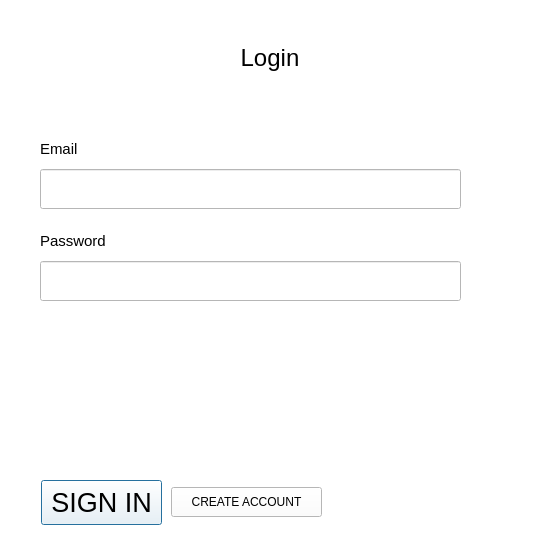
<?xml version="1.0" encoding="UTF-8"?>
<ui version="4.0">
 <class>RegistrDialog</class>
 <widget class="QDialog" name="RegistrDialog">
  <property name="geometry">
   <rect>
    <x>0</x>
    <y>0</y>
    <width>540</width>
    <height>560</height>
   </rect>
  </property>
  <property name="font">
   <font>
    <pointsize>20</pointsize>
   </font>
  </property>
  <property name="windowTitle">
   <string>Dialog</string>
  </property>
  <property name="styleSheet">
   <string notr="true">background-color: rgb(255, 255, 255);</string>
  </property>
  <layout class="QVBoxLayout" name="verticalLayout" stretch="11,2">
   <property name="topMargin">
    <number>0</number>
   </property>
   <item>
    <widget class="QWidget" name="Upper_widget" native="true">
     <property name="sizePolicy">
      <sizepolicy hsizetype="Preferred" vsizetype="Preferred">
       <horstretch>0</horstretch>
       <verstretch>0</verstretch>
      </sizepolicy>
     </property>
     <layout class="QVBoxLayout" name="verticalLayout_3" stretch="1,4,10">
      <property name="topMargin">
       <number>0</number>
      </property>
      <property name="bottomMargin">
       <number>0</number>
      </property>
      <item>
       <spacer name="verticalSpacer_1">
        <property name="orientation">
         <enum>Qt::Orientation::Vertical</enum>
        </property>
        <property name="sizeHint" stdset="0">
         <size>
          <width>20</width>
          <height>40</height>
         </size>
        </property>
       </spacer>
      </item>
      <item>
       <widget class="QLabel" name="titleLabel">
        <property name="maximumSize">
         <size>
          <width>16777215</width>
          <height>40</height>
         </size>
        </property>
        <property name="font">
         <font>
          <pointsize>18</pointsize>
         </font>
        </property>
        <property name="toolTip">
         <string>&lt;html&gt;&lt;head/&gt;&lt;body&gt;&lt;p&gt;&lt;span style=&quot; color:#aa0000;&quot;&gt;fwfew fwfwe fwfw&lt;/span&gt;&lt;/p&gt;&lt;/body&gt;&lt;/html&gt;</string>
        </property>
        <property name="styleSheet">
         <string notr="true">QLabel::toolTip {
	background-color: blue;	
	color: green;
}</string>
        </property>
        <property name="text">
         <string>Login</string>
        </property>
        <property name="alignment">
         <set>Qt::AlignmentFlag::AlignCenter</set>
        </property>
       </widget>
      </item>
      <item>
       <widget class="QStackedWidget" name="stackedWidget">
        <property name="font">
         <font>
          <pointsize>11</pointsize>
         </font>
        </property>
        <property name="currentIndex">
         <number>0</number>
        </property>
        <widget class="QWidget" name="login_page">
         <widget class="QWidget" name="layoutWidget">
          <property name="geometry">
           <rect>
            <x>20</x>
            <y>40</y>
            <width>421</width>
            <height>181</height>
           </rect>
          </property>
          <layout class="QVBoxLayout" name="verticalLayout_2" stretch="3,2,3,2">
           <property name="spacing">
            <number>7</number>
           </property>
           <property name="topMargin">
            <number>0</number>
           </property>
           <item>
            <widget class="QLabel" name="labelEmail_1">
             <property name="minimumSize">
              <size>
               <width>0</width>
               <height>0</height>
              </size>
             </property>
             <property name="maximumSize">
              <size>
               <width>16777215</width>
               <height>30</height>
              </size>
             </property>
             <property name="font">
              <font>
               <pointsize>11</pointsize>
              </font>
             </property>
             <property name="text">
              <string>Email</string>
             </property>
             <property name="alignment">
              <set>Qt::AlignmentFlag::AlignBottom|Qt::AlignmentFlag::AlignLeading|Qt::AlignmentFlag::AlignLeft</set>
             </property>
            </widget>
           </item>
           <item>
            <widget class="QLineEdit" name="lineEditEmail_1">
             <property name="sizePolicy">
              <sizepolicy hsizetype="Preferred" vsizetype="Preferred">
               <horstretch>0</horstretch>
               <verstretch>0</verstretch>
              </sizepolicy>
             </property>
             <property name="minimumSize">
              <size>
               <width>0</width>
               <height>40</height>
              </size>
             </property>
             <property name="maximumSize">
              <size>
               <width>16777215</width>
               <height>40</height>
              </size>
             </property>
             <property name="cursor">
              <cursorShape>IBeamCursor</cursorShape>
             </property>
             <property name="styleSheet">
              <string notr="true"/>
             </property>
             <property name="maxLength">
              <number>30</number>
             </property>
            </widget>
           </item>
           <item>
            <widget class="QLabel" name="labelPassword_1">
             <property name="minimumSize">
              <size>
               <width>0</width>
               <height>0</height>
              </size>
             </property>
             <property name="maximumSize">
              <size>
               <width>16777215</width>
               <height>30</height>
              </size>
             </property>
             <property name="font">
              <font>
               <pointsize>11</pointsize>
              </font>
             </property>
             <property name="text">
              <string>Password</string>
             </property>
             <property name="alignment">
              <set>Qt::AlignmentFlag::AlignBottom|Qt::AlignmentFlag::AlignLeading|Qt::AlignmentFlag::AlignLeft</set>
             </property>
            </widget>
           </item>
           <item>
            <widget class="QLineEdit" name="lineEditPassword_1">
             <property name="sizePolicy">
              <sizepolicy hsizetype="Preferred" vsizetype="Preferred">
               <horstretch>0</horstretch>
               <verstretch>0</verstretch>
              </sizepolicy>
             </property>
             <property name="minimumSize">
              <size>
               <width>0</width>
               <height>40</height>
              </size>
             </property>
             <property name="maximumSize">
              <size>
               <width>16777215</width>
               <height>40</height>
              </size>
             </property>
             <property name="styleSheet">
              <string notr="true"/>
             </property>
             <property name="maxLength">
              <number>30</number>
             </property>
            </widget>
           </item>
          </layout>
         </widget>
         <widget class="QLabel" name="incorrectData">
          <property name="geometry">
           <rect>
            <x>240</x>
            <y>226</y>
            <width>201</width>
            <height>21</height>
           </rect>
          </property>
          <property name="font">
           <font>
            <pointsize>11</pointsize>
           </font>
          </property>
          <property name="text">
           <string/>
          </property>
          <property name="alignment">
           <set>Qt::AlignmentFlag::AlignRight|Qt::AlignmentFlag::AlignTrailing|Qt::AlignmentFlag::AlignVCenter</set>
          </property>
         </widget>
         <zorder>incorrectData</zorder>
         <zorder>layoutWidget</zorder>
        </widget>
        <widget class="QWidget" name="create_page">
         <property name="styleSheet">
          <string notr="true"/>
         </property>
         <widget class="QWidget" name="layoutWidget">
          <property name="geometry">
           <rect>
            <x>10</x>
            <y>0</y>
            <width>441</width>
            <height>291</height>
           </rect>
          </property>
          <layout class="QGridLayout" name="gridLayout" columnstretch="1,2,1,2">
           <property name="horizontalSpacing">
            <number>15</number>
           </property>
           <property name="verticalSpacing">
            <number>7</number>
           </property>
           <item row="1" column="0" colspan="2">
            <widget class="QLineEdit" name="lineEditName">
             <property name="minimumSize">
              <size>
               <width>0</width>
               <height>32</height>
              </size>
             </property>
             <property name="maximumSize">
              <size>
               <width>16777215</width>
               <height>16777215</height>
              </size>
             </property>
             <property name="inputMethodHints">
              <set>Qt::InputMethodHint::ImhNone</set>
             </property>
             <property name="inputMask">
              <string/>
             </property>
             <property name="maxLength">
              <number>20</number>
             </property>
             <property name="placeholderText">
              <string/>
             </property>
            </widget>
           </item>
           <item row="1" column="2" colspan="2">
            <widget class="QLineEdit" name="lineEditSurname">
             <property name="minimumSize">
              <size>
               <width>200</width>
               <height>32</height>
              </size>
             </property>
             <property name="maximumSize">
              <size>
               <width>11111111</width>
               <height>16777215</height>
              </size>
             </property>
             <property name="maxLength">
              <number>20</number>
             </property>
            </widget>
           </item>
           <item row="3" column="0" colspan="4">
            <widget class="QLineEdit" name="lineEditEmail_2">
             <property name="minimumSize">
              <size>
               <width>0</width>
               <height>32</height>
              </size>
             </property>
             <property name="maximumSize">
              <size>
               <width>500</width>
               <height>16777215</height>
              </size>
             </property>
             <property name="maxLength">
              <number>40</number>
             </property>
            </widget>
           </item>
           <item row="7" column="0" colspan="4">
            <widget class="QLineEdit" name="lineEditPassword_2">
             <property name="minimumSize">
              <size>
               <width>0</width>
               <height>32</height>
              </size>
             </property>
             <property name="maximumSize">
              <size>
               <width>500</width>
               <height>16777215</height>
              </size>
             </property>
             <property name="maxLength">
              <number>30</number>
             </property>
            </widget>
           </item>
           <item row="5" column="0" colspan="4">
            <widget class="QLineEdit" name="lineEditNumber">
             <property name="minimumSize">
              <size>
               <width>0</width>
               <height>32</height>
              </size>
             </property>
             <property name="maximumSize">
              <size>
               <width>500</width>
               <height>16777215</height>
              </size>
             </property>
             <property name="maxLength">
              <number>20</number>
             </property>
             <property name="placeholderText">
              <string/>
             </property>
            </widget>
           </item>
           <item row="0" column="0" colspan="2">
            <widget class="QLabel" name="labelName">
             <property name="minimumSize">
              <size>
               <width>0</width>
               <height>28</height>
              </size>
             </property>
             <property name="font">
              <font>
               <pointsize>11</pointsize>
              </font>
             </property>
             <property name="text">
              <string>Name</string>
             </property>
             <property name="alignment">
              <set>Qt::AlignmentFlag::AlignBottom|Qt::AlignmentFlag::AlignLeading|Qt::AlignmentFlag::AlignLeft</set>
             </property>
            </widget>
           </item>
           <item row="0" column="2" colspan="2">
            <widget class="QLabel" name="labelSurname">
             <property name="minimumSize">
              <size>
               <width>0</width>
               <height>28</height>
              </size>
             </property>
             <property name="font">
              <font>
               <pointsize>11</pointsize>
              </font>
             </property>
             <property name="text">
              <string>Surname</string>
             </property>
             <property name="alignment">
              <set>Qt::AlignmentFlag::AlignBottom|Qt::AlignmentFlag::AlignLeading|Qt::AlignmentFlag::AlignLeft</set>
             </property>
            </widget>
           </item>
           <item row="4" column="0" colspan="4">
            <widget class="QLabel" name="labelPhone">
             <property name="minimumSize">
              <size>
               <width>0</width>
               <height>28</height>
              </size>
             </property>
             <property name="font">
              <font>
               <pointsize>11</pointsize>
              </font>
             </property>
             <property name="text">
              <string>Phone number</string>
             </property>
             <property name="alignment">
              <set>Qt::AlignmentFlag::AlignBottom|Qt::AlignmentFlag::AlignLeading|Qt::AlignmentFlag::AlignLeft</set>
             </property>
            </widget>
           </item>
           <item row="6" column="3">
            <widget class="QLabel" name="incorrectPassword">
             <property name="font">
              <font>
               <pointsize>11</pointsize>
              </font>
             </property>
             <property name="text">
              <string/>
             </property>
             <property name="alignment">
              <set>Qt::AlignmentFlag::AlignBottom|Qt::AlignmentFlag::AlignRight|Qt::AlignmentFlag::AlignTrailing</set>
             </property>
            </widget>
           </item>
           <item row="6" column="0" colspan="3">
            <widget class="QLabel" name="labelPassword_2">
             <property name="minimumSize">
              <size>
               <width>100</width>
               <height>28</height>
              </size>
             </property>
             <property name="font">
              <font>
               <pointsize>11</pointsize>
              </font>
             </property>
             <property name="text">
              <string>Password</string>
             </property>
             <property name="alignment">
              <set>Qt::AlignmentFlag::AlignBottom|Qt::AlignmentFlag::AlignLeading|Qt::AlignmentFlag::AlignLeft</set>
             </property>
            </widget>
           </item>
           <item row="2" column="0" colspan="3">
            <widget class="QLabel" name="labelEmail_2">
             <property name="minimumSize">
              <size>
               <width>0</width>
               <height>28</height>
              </size>
             </property>
             <property name="font">
              <font>
               <pointsize>11</pointsize>
              </font>
             </property>
             <property name="text">
              <string>Email</string>
             </property>
             <property name="alignment">
              <set>Qt::AlignmentFlag::AlignBottom|Qt::AlignmentFlag::AlignLeading|Qt::AlignmentFlag::AlignLeft</set>
             </property>
            </widget>
           </item>
           <item row="2" column="3">
            <widget class="QLabel" name="incorrectEmail">
             <property name="font">
              <font>
               <pointsize>11</pointsize>
              </font>
             </property>
             <property name="text">
              <string/>
             </property>
             <property name="alignment">
              <set>Qt::AlignmentFlag::AlignBottom|Qt::AlignmentFlag::AlignLeading|Qt::AlignmentFlag::AlignLeft</set>
             </property>
            </widget>
           </item>
          </layout>
         </widget>
         <widget class="QLabel" name="exclamationMark">
          <property name="geometry">
           <rect>
            <x>425</x>
            <y>294</y>
            <width>28</width>
            <height>28</height>
           </rect>
          </property>
          <property name="toolTip">
           <string>&lt;html&gt;&lt;head/&gt;&lt;body&gt;&lt;p&gt;&lt;span style=&quot; font-size:10pt;&quot;&gt;Password must contest:&lt;/span&gt;&lt;/p&gt;&lt;p&gt;&lt;span style=&quot; font-size:10pt;&quot;&gt;Not less than 8 characters;&lt;/span&gt;&lt;/p&gt;&lt;p&gt;&lt;span style=&quot; font-size:10pt;&quot;&gt;A lowercase and uppercase letter;&lt;/span&gt;&lt;/p&gt;&lt;p&gt;&lt;span style=&quot; font-size:10pt;&quot;&gt;At least one digit;&lt;/span&gt;&lt;/p&gt;&lt;p&gt;&lt;span style=&quot; font-size:10pt;&quot;&gt;Spesial symbol (!, @, #, $ ,%, ^, &amp;amp;, *, -, _,);&lt;/span&gt;&lt;/p&gt;&lt;p&gt;&lt;span style=&quot; font-size:10pt;&quot;&gt;Not more than 30 characters;&lt;/span&gt;&lt;/p&gt;&lt;/body&gt;&lt;/html&gt;</string>
          </property>
          <property name="styleSheet">
           <string notr="true">QToolTip {
    background-color:  #212121;
    color: #D3D3D3;
    border: 1px solid#212121;
}</string>
          </property>
          <property name="text">
           <string/>
          </property>
          <property name="pixmap">
           <pixmap>../../../Downloads/exclamationmark_white.png</pixmap>
          </property>
          <property name="scaledContents">
           <bool>true</bool>
          </property>
         </widget>
        </widget>
       </widget>
      </item>
     </layout>
    </widget>
   </item>
   <item>
    <widget class="QWidget" name="lower_widget" native="true">
     <property name="sizePolicy">
      <sizepolicy hsizetype="Preferred" vsizetype="Preferred">
       <horstretch>0</horstretch>
       <verstretch>0</verstretch>
      </sizepolicy>
     </property>
     <widget class="QPushButton" name="acceptButton">
      <property name="geometry">
       <rect>
        <x>30</x>
        <y>15</y>
        <width>121</width>
        <height>45</height>
       </rect>
      </property>
      <property name="styleSheet">
       <string notr="true"/>
      </property>
      <property name="text">
       <string>SIGN IN</string>
      </property>
     </widget>
     <widget class="QPushButton" name="changeButton">
      <property name="geometry">
       <rect>
        <x>160</x>
        <y>22</y>
        <width>151</width>
        <height>30</height>
       </rect>
      </property>
      <property name="font">
       <font>
        <pointsize>9</pointsize>
       </font>
      </property>
      <property name="styleSheet">
       <string notr="true"/>
      </property>
      <property name="text">
       <string>CREATE ACCOUNT</string>
      </property>
     </widget>
    </widget>
   </item>
  </layout>
 </widget>
 <resources/>
 <connections/>
</ui>
